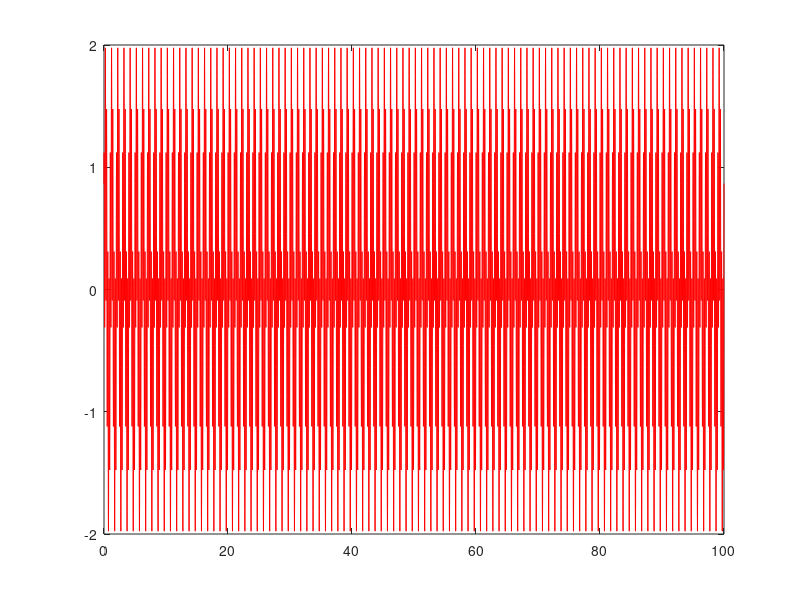
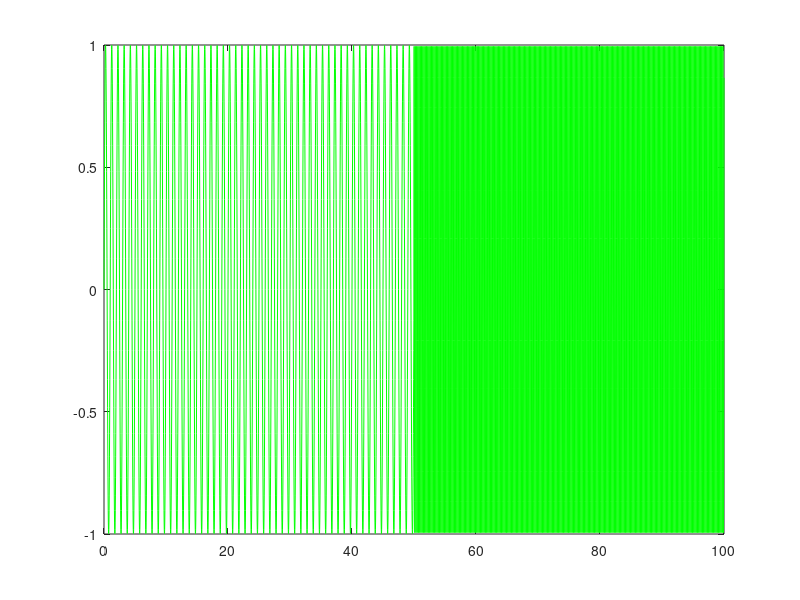

Write the MATLAB code that produced these figures, in order. (Note: this script raises an error after producing the figures.)
dt = 1/50; % discretization
T = 100; % duration (sec)
x = 0:dt:T;

% func
frec = 1; % Hz
y1 = sin(x * 2*pi/frec) + sin(5*x * 2*pi/frec + pi/3);
y2 = [sin(x(1:(floor(length(x)/2))) * 2*pi/frec), sin(5*x((1 + floor(length(x)/2)):end) * 2*pi/frec + pi/3)];

plot(x,y1, 'r');
figure
plot(x,y2, 'g');

% fourier
res1 = fft(y1);
res2 = fft(y2);

figure
[x_freq, y1] = standartise_fft(res1, 1/dt);
plot(x_freq, y1, 'b');
figure
[x_freq, y2] = standartise_fft(res2, 1/dt);
plot(x_freq, y2, 'm');
